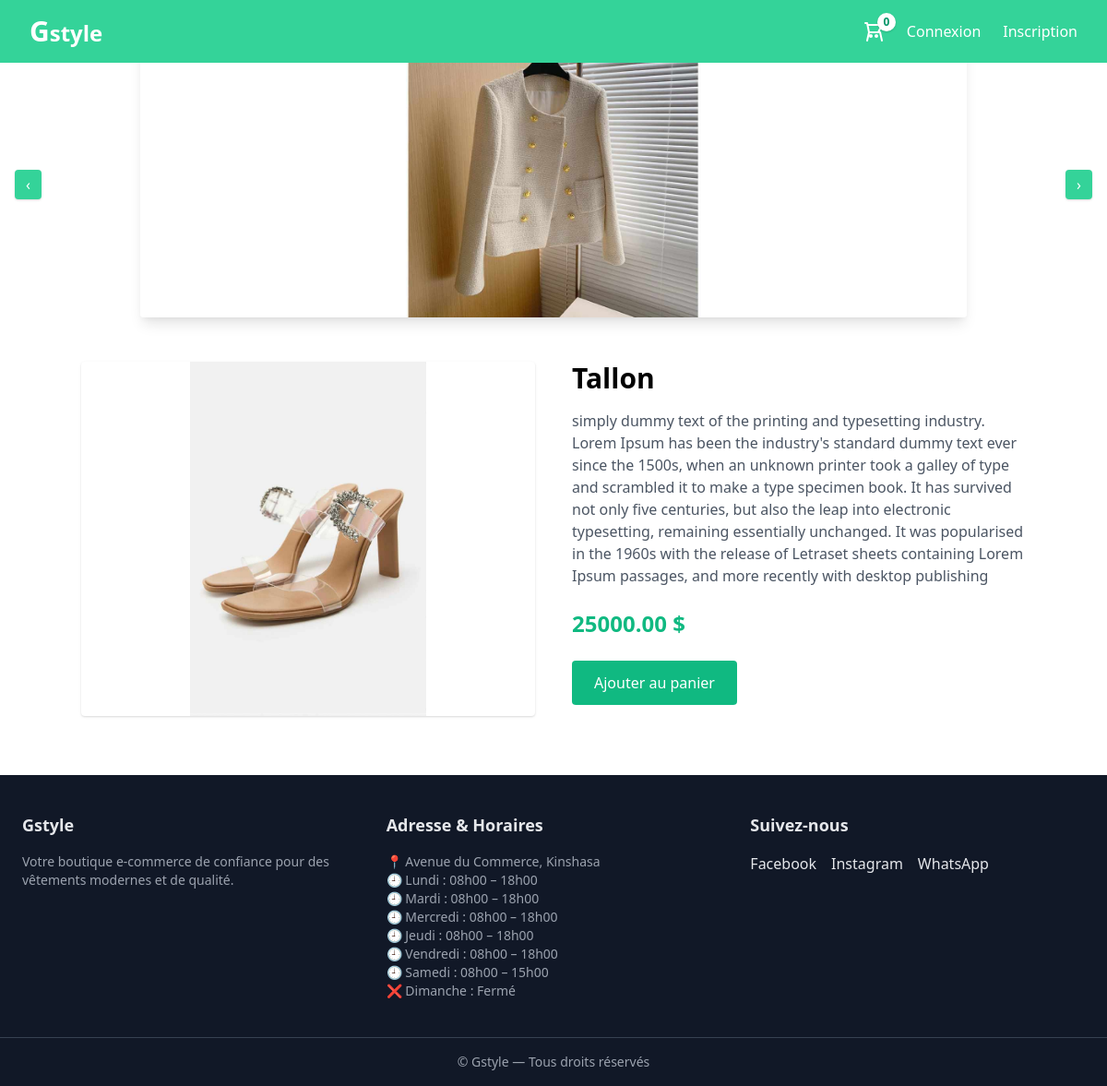
Screenshot of /products/2/ with the database file from the repository.
### products/models.py (models this page shows, shortened)
class Produit(models.Model):
    nom = models.CharField(max_length=200)
    description = models.TextField()
    prix = models.DecimalField(max_digits=10, decimal_places=2)
    image = models.ImageField(upload_to='products/')
    stock = models.PositiveIntegerField(default=0)
    est_populaire = models.BooleanField(default=False)
    categorie = models.ForeignKey(Categorie, on_delete=models.SET_NULL, null=True, blank=True)

### products/views.py (the view)
# urls.py: path('<int:pk>/', views.product_detail, name='detail'),
def product_detail(request, pk):
    product = get_object_or_404(Produit, pk=pk)
    return render(request, 'products/detail_product.html', {
        'product': product
    })

### panier/context_processors.py (called while the page is built)
def panier_context(request):
    if request.user.is_authenticated:
        panier, _ = Panier.objects.get_or_create(user=request.user)
        return {'panier': panier}
    return {'panier': None}

### products/templates/products/detail_product.html
{% extends "base.html" %}
{% block content %}
<div class="max-w-5xl mx-auto grid grid-cols-1 md:grid-cols-2 gap-10">
    <img src="{{ product.image.url }}"
        class="w-full h-96 object-contain bg-white rounded shadow">
    <div>
        <h1 class="text-3xl font-bold mb-4">
            {{ product.nom }}
        </h1>
        <p class="text-gray-600 mb-6">
            {{ product.description }}
        </p>
        <p class="text-2xl font-bold text-green-500 mb-6">
            {{ product.prix }} $
        </p>
        <a href=""
           class="inline-block bg-green-500 text-white px-6 py-3 rounded hover:bg-green-600">
            Ajouter au panier
        </a>
    </div>
</div>
{% endblock %}

### rows the page displays
Produit: image (picture), nom "Tallon", description "simply dummy text of the printing and typesetting industry. Lorem Ipsum has been the industry's standard dummy text ever since the 1500s, when an unknown printer took a galley of type and scrambled it to make a type specimen book. It has survived not only five centuries, but also the leap into electronic typesetting, remaining essentially unchanged. It was popularised in the 1960s with the release of Letraset sheets containing Lorem Ipsum passages, and more recently with desktop publishing", prix "25000.00"

### other values shown
{{ panier.total_items|default:0 }} "0"
